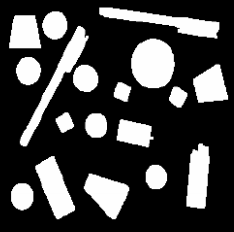
#> input picture img/EtiquetadoObjetos.PNG, 234 x 232 px, found by its file name
$ python 'Dilatación.py'
#> lines starting #> are read from the running program, lines starting #| are printed output that depends on the picture; after the words box and inside, x2 and y2 are one past the last pixel; in counts of white or black regions, pixels touching at a corner belong together
# Dilatación

# Nombre: Ana Graciela Vassallo Fedotkin
# Expediente: 278775
# Fecha: 3 de Mayo 2021.
# Continuado el 12 de Mayo 2021

import cv2
from matplotlib import pyplot as plt
import numpy as np

imagenOriginal = cv2.imread("img\EtiquetadoObjetos.PNG", 2)
#> imagenOriginal is the input picture: shape (232, 234); min 0, max 254, mean 67.9
imgSalida = cv2.imread("img\EtiquetadoObjetos.PNG", 2)
# img = np.zeros(img.shape, np.uint8)

dimensiones = imgSalida.shape
#> dimensiones = (232, 234)
r = dimensiones[0]
#> r = 232
c = dimensiones[1]
#> c = 234

def dilatacionBasica(imgSalida):
    i = 1
    j = 1

    for i in range(r-1):
        for j in range(c-1):
            if(imgSalida[i, j] < imgSalida[i+1, j]):
                imgSalida[i, j] = imgSalida[i+1, j]
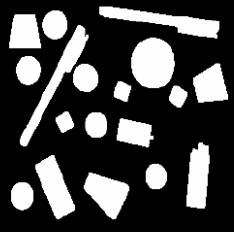
#> imgSalida: shape (232, 234); 3.59% of pixels changed, all inside (x1, y1, x2, y2) = (9, 6, 229, 206)

    for i in range(r-1):
        for j in range(c-1):
            if(imgSalida[i, j] < imgSalida[i, j+1]):
                imgSalida[i, j] = imgSalida[i, j+1]
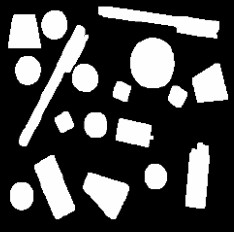
#> imgSalida: shape (232, 234); 3.48% of pixels changed, all inside (x1, y1, x2, y2) = (8, 6, 216, 220)

    return imgSalida

dilatacionBasica(imgSalida)

# Se despliega la imagen original
plt.subplot(1, 2, 1)
plt.imshow(imagenOriginal, 'gray')
plt.title('Imagen Original')
plt.xticks([]), plt.yticks([])

# Se despliega la imagen etiquetada
plt.subplot(1, 2, 2)
plt.imshow(imgSalida, 'gray')
plt.title('Imagen con Dilatación')
plt.xticks([]), plt.yticks([])

plt.show()
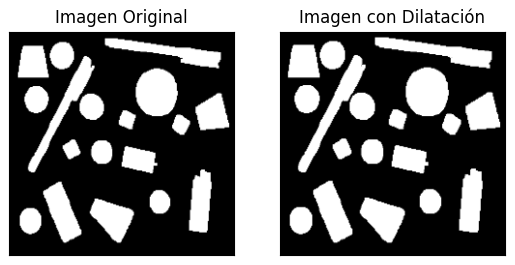
#> figure drawn by matplotlib, 2 panels
